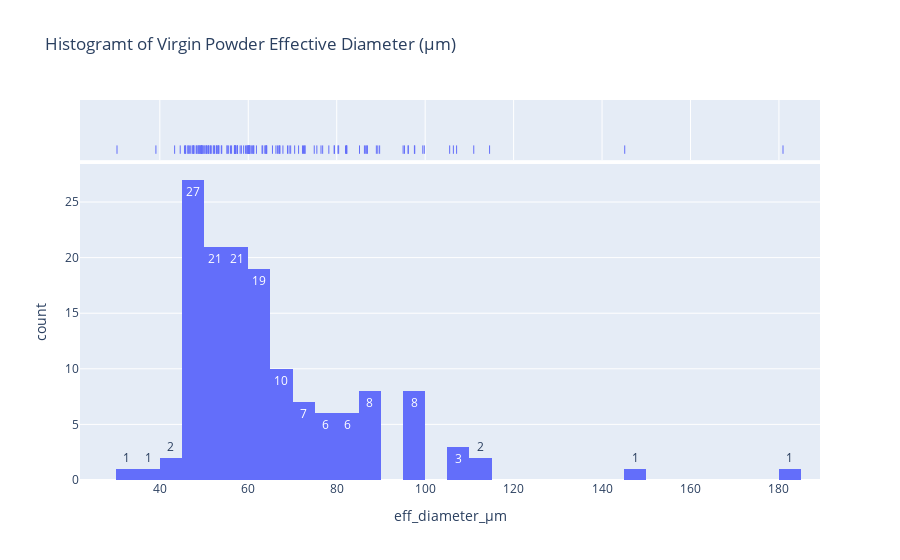

Notebook code for this chart:
### Markdown cell above
#### Histograms

### Code cell
fig_hist_dia = px.histogram(diameter_data, 
                            x= diameter_data.columns[2],
                        text_auto=True, marginal="rug",
                        title="Histogramt of Virgin Powder Effective Diameter (µm)",
                        nbins = 40,
                          )
fig_hist_dia.show()

# Expect most virgin particles to have sizes >= 40, <= 100 microns
# Expect  resuse powders to be larger in size, and less sattelite particles (actually good): >= 45 , <= 150

### Figure 1 — Plotly figure (JSON) as saved in the notebook; plotly's stock layout.template omitted (floating-point values rounded to 4 significant figures; data arrays with more than 128 entries replaced by an {"elided": "..."} marker saying what was removed)
{"data": [{"alignmentgroup": "True", "bingroup": "x", "hovertemplate": "eff_diameter_µm=%{x}<br>count=%{y}<extra></extra>", "legendgroup": "", "marker": {"color": "#636efa", "pattern": {"shape": ""}}, "name": "", "nbinsx": 40, "offsetgroup": "", "orientation": "v", "showlegend": false, "texttemplate": "%{value}", "type": "histogram", "x": {"elided": "144 float values"}, "xaxis": "x", "yaxis": "y"}, {"alignmentgroup": "True", "boxpoints": "all", "fillcolor": "rgba(255,255,255,0)", "hoveron": "points", "hovertemplate": "eff_diameter_µm=%{x}<extra></extra>", "jitter": 0, "legendgroup": "", "line": {"color": "rgba(255,255,255,0)"}, "marker": {"color": "#636efa", "symbol": "line-ns-open"}, "name": "", "offsetgroup": "", "showlegend": false, "type": "box", "x": {"elided": "144 float values"}, "xaxis": "x2", "yaxis": "y2"}], "layout": {"barmode": "relative", "legend": {"tracegroupgap": 0}, "title": {"text": "Histogramt of Virgin Powder Effective Diameter (µm)"}, "xaxis": {"anchor": "y", "domain": [0, 1], "title": {"text": "eff_diameter_µm"}}, "xaxis2": {"anchor": "y2", "domain": [0, 1], "matches": "x", "showgrid": true, "showticklabels": false}, "yaxis": {"anchor": "x", "domain": [0, 0.8316], "title": {"text": "count"}}, "yaxis2": {"anchor": "x2", "domain": [0.8416, 1], "matches": "y2", "showgrid": false, "showline": false, "showticklabels": false, "ticks": ""}}}
